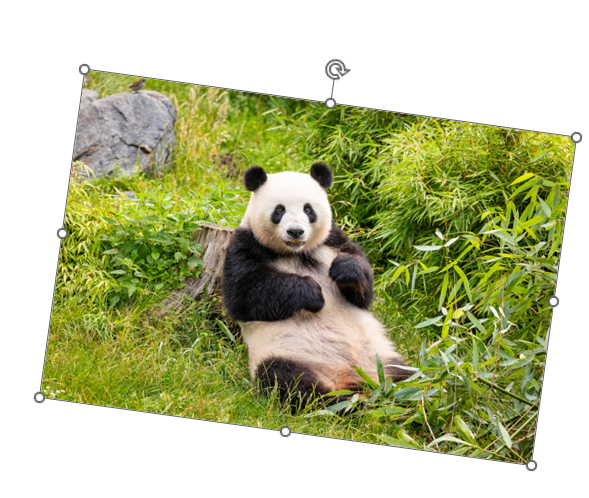
//> input picture panda1.png, 589 x 498 px
$ ./Tracking   (built with g++ and OpenCV 4)
//> lines starting //> are read from the running program, lines starting //| are printed output that depends on the picture; after the words box and inside, x2 and y2 are one past the last pixel; in counts of white or black regions, pixels touching at a corner belong together
#include <iostream>
#include "opencv2/opencv.hpp"

int main()
{

    std::string path1 = "/home/ikeda/VisualSlam/RealTimeMapping/panda1.png";
    // std::string path1 = "/home/ikeda/VisualSlam/RealTimeMapping/crack_m1.png";
    std::string path2 = "/home/ikeda/VisualSlam/RealTimeMapping/crack_m2.png";
    std::string path3 = "/home/ikeda/VisualSlam/RealTimeMapping/crack_m3.png";

    std::string save_path = "/home/ikeda/VisualSlam/RealTimeMapping/ob_test.jpg";

    auto img = cv::imread(path1);
//> img is the input picture: 498 rows x 589 cols, CV_8UC3; mean B, G, R 147.9, 189.5, 184.8
    auto img_copy = img.clone();
    cv::Mat img_gray;
    cv::cvtColor(img, img_gray, cv::COLOR_BGR2GRAY);
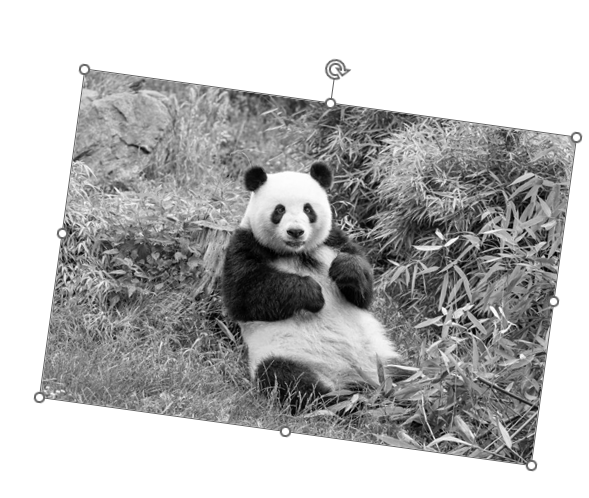
//> img_gray: 498 rows x 589 cols, CV_8UC1; min 0, max 255, mean 183.4
    cv::threshold(img_gray, img_gray, 0, 255, cv::THRESH_BINARY | cv::THRESH_OTSU);
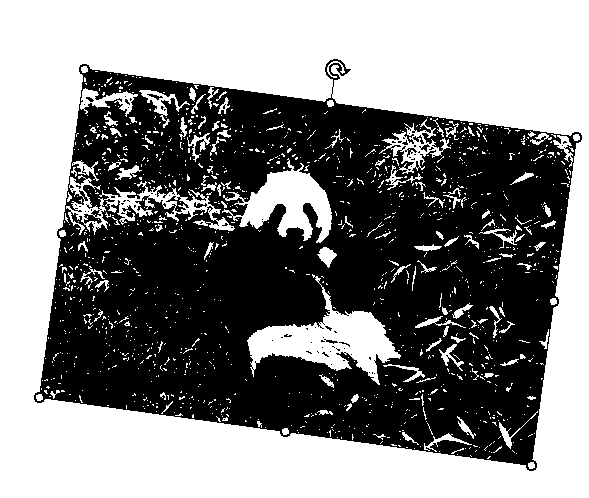
//> img_gray: 498 rows x 589 cols, CV_8UC1; 52.1% white; 88 black regions (80 under 20 px)
    std::cout << "start" << std::endl;

    std::vector<std::vector<cv::Point>> contours;

    cv::findContours(img_gray, contours, cv::RETR_EXTERNAL, cv::CHAIN_APPROX_NONE);
//> contours = 1 contour; box (x1, y1, x2, y2) and area: (0, 0, 589, 498) 292236
    std::cout << "start" << std::endl;
    std::vector<std::vector<cv::Point>> contours_subset;


    cv::imwrite(save_path, img);
    std::cout << "save_path: " << save_path;
    save_path = "/home/ikeda/VisualSlam/RealTimeMapping/ob_gray.jpg";
    cv::imwrite(save_path, img_gray);

    std::cout << "start" << std::endl;

    std::vector<int> area_id;

    for (int i=0; i < contours.size(); i++) {
        double area = contourArea(contours.at(i));
        if (area > 10) {
        // if (area > 500 && area < 1500) {
            area_id.push_back(i);
            contours_subset.push_back(contours.at(i));
        }
    }
//> this loop made 1 pass
//> area on pass 1: 292236
    std::cout << "contours.size(); " << contours.size() << std::endl;
//| contours.size(); 1
    // 参考: https://geekyisawesome.blogspot.com/2019/07/recognising-simple-shapes-with-opencv.html
    // 参考2: https://cvtech.cc/count/4/

    auto mu = cv::moments(contours[area_id[0]]);
//> mu = moments, m00 292236, centre m10/m00, m01/m00 = (294, 248.5)
    // auto mu = cv::moments(img_gray, false);
    auto mc = cv::Point2f(mu.m10 / mu.m00 , mu.m01 / mu.m00 );
//> mc = Point(294, 248.5)
    // cv::circle(img, mc, 4, cv::Scalar(100), 2, 4);

    std::cout << "area_id.size(); " << area_id.size() << std::endl;

    int idx = 0;
    int x =0, y=0;
    int count=contours.at(0).size();
//> count = 2170

    // for (int idx=0; idx<contours.size(); idx++)
    // {
    std::cout << "img.rows, img.cols" << img.rows << "," << img.cols << std::endl;
//| img.rows, img.cols498,589
    for (int area_idx=0; area_idx < area_id.size(); area_idx++)
    {
        // auto count=contours[idx];
        auto m = cv::moments(contours[area_id[area_idx]]);
        x = m.m10 / m.m00;
        y = m.m01 / m.m00;
        // x+=contours.at(i).at(j).x;
        // y+=contours.at(i).at(j).y;
        std::cout << "area end" <<x << ", " << y << std::endl;
        cv::circle(img, cv::Point(x,y),5, cv::Scalar(0,0,200),2,4);
    }
//> this loop made 1 pass
//> (x, y) on pass 1: (294, 248)
//| area end294, 248
//> img: 498 rows x 589 cols, CV_8UC3; 90 pixels changed, all inside (x1, y1, x2, y2) = (288, 242, 301, 255)

    std::string save_path2 = "/home/ikeda/VisualSlam/RealTimeMapping/ob_test2.jpg";
    cv::imwrite(save_path2, img);


    std::cout << "area end" << std::endl;

    cv::Mat mask = cv::Mat::zeros(img.rows, img.cols, CV_8UC1);
    cv::drawContours(mask, contours_subset, -1, cv::Scalar(255), -1);
//> mask: 498 rows x 589 cols, CV_8UC1; every value is 255
    std::string save_path3 = "/home/ikeda/VisualSlam/RealTimeMapping/ob_test3_mask.jpg";
    cv::imwrite(save_path3, mask);

    std::cout << "draw end" << std::endl;
    cv::Mat result;
    img_copy.copyTo(result,mask);

    return 0;
}

$ run again, with panda2.png copied over panda1.png
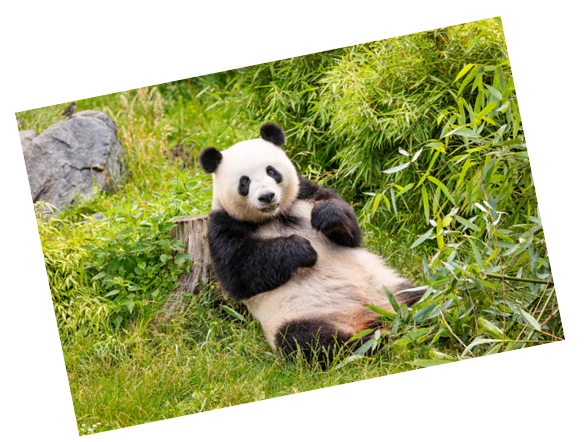
//> input picture panda2.png, 586 x 442 px
//> img is the input picture: 442 rows x 586 cols, CV_8UC3; mean B, G, R 134.8, 182.1, 176.7
//> `cv::cvtColor(img, img_gray, cv::COLOR_BGR2GRAY);`:
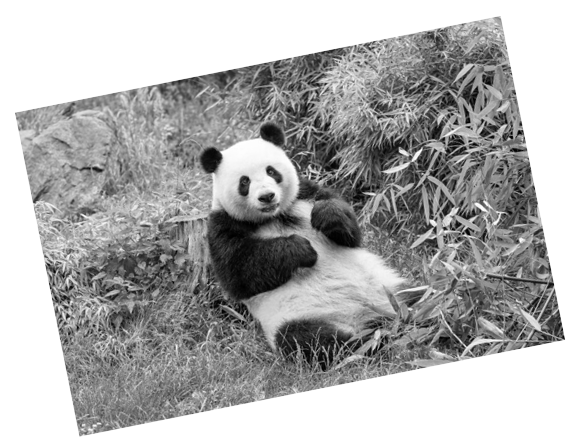
//> img_gray: 442 rows x 586 cols, CV_8UC1; min 0, max 255, mean 175.1
//> `cv::threshold(img_gray, img_gray, 0, 255, cv::THRESH_BINARY | cv::THRE..`:
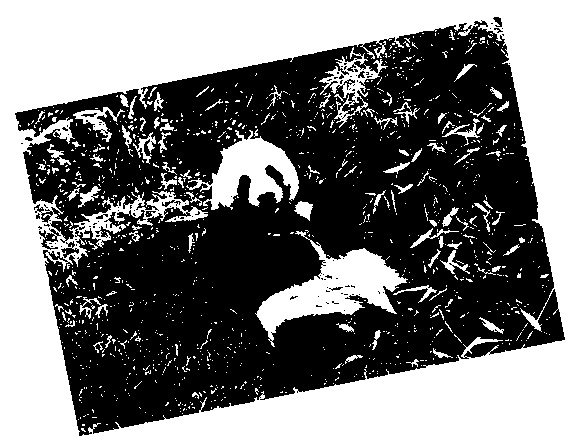
//> img_gray: 442 rows x 586 cols, CV_8UC1; 47.4% white; 1238 white regions (1132 under 20 px)
//> contours = 1 contour; box (x1, y1, x2, y2) and area: (0, 0, 586, 442) 257985
//> the loop `for (int i=0; i < contours.size(); i++)` made 1 pass
//> area on pass 1: 257985
//| contours.size(); 1
//> mu = moments, m00 257985, centre m10/m00, m01/m00 = (292.5, 220.5)
//> mc = Point(292.5, 220.5)
//> count = 2052
//| img.rows, img.cols442,586
//> the loop `for (int area_idx=0; area_idx < area_id.size(); area_idx++)` made 1 pass
//> (x, y) on pass 1: (292, 220)
//> (printed output is left out)
//> mask: 442 rows x 586 cols, CV_8UC1; every value is 255
